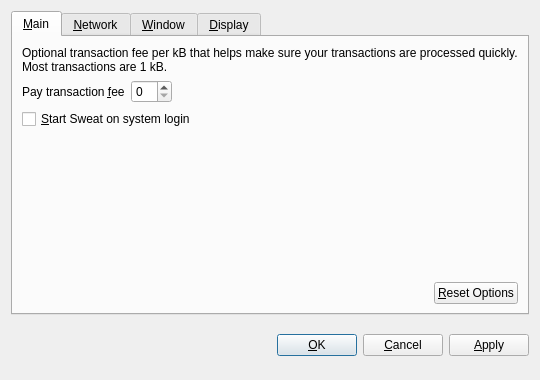
<?xml version="1.0" encoding="UTF-8"?>
<ui version="4.0">
 <class>OptionsDialog</class>
 <widget class="QDialog" name="OptionsDialog">
  <property name="geometry">
   <rect>
    <x>0</x>
    <y>0</y>
    <width>540</width>
    <height>380</height>
   </rect>
  </property>
  <property name="windowTitle">
   <string>Options</string>
  </property>
  <property name="modal">
   <bool>true</bool>
  </property>
  <layout class="QVBoxLayout" name="verticalLayout">
   <item>
    <widget class="QTabWidget" name="tabWidget">
     <property name="tabPosition">
      <enum>QTabWidget::North</enum>
     </property>
     <property name="currentIndex">
      <number>0</number>
     </property>
     <widget class="QWidget" name="tabMain">
      <attribute name="title">
       <string>&amp;Main</string>
      </attribute>
      <layout class="QVBoxLayout" name="verticalLayout_Main">
       <item>
        <widget class="QLabel" name="transactionFeeInfoLabel">
         <property name="text">
          <string>Optional transaction fee per kB that helps make sure your transactions are processed quickly. Most transactions are 1 kB.</string>
         </property>
         <property name="textFormat">
          <enum>Qt::PlainText</enum>
         </property>
         <property name="wordWrap">
          <bool>true</bool>
         </property>
        </widget>
       </item>
       <item>
        <layout class="QHBoxLayout" name="horizontalLayout_1_Main">
         <item>
          <widget class="QLabel" name="transactionFeeLabel">
           <property name="text">
            <string>Pay transaction &amp;fee</string>
           </property>
           <property name="textFormat">
            <enum>Qt::PlainText</enum>
           </property>
           <property name="buddy">
            <cstring>transactionFee</cstring>
           </property>
          </widget>
         </item>
         <item>
          <widget class="BitcoinAmountField" name="transactionFee"/>
         </item>
         <item>
          <spacer name="horizontalSpacer_1_Main">
           <property name="orientation">
            <enum>Qt::Horizontal</enum>
           </property>
           <property name="sizeHint" stdset="0">
            <size>
             <width>40</width>
             <height>20</height>
            </size>
           </property>
          </spacer>
         </item>
        </layout>
       </item>
       <item>
        <widget class="QCheckBox" name="bitcoinAtStartup">
         <property name="toolTip">
          <string>Automatically start Sweat after logging in to the system.</string>
         </property>
         <property name="text">
          <string>&amp;Start Sweat on system login</string>
         </property>
        </widget>
       </item>
       <item>
        <spacer name="verticalSpacer_Main">
         <property name="orientation">
          <enum>Qt::Vertical</enum>
         </property>
         <property name="sizeHint" stdset="0">
          <size>
           <width>20</width>
           <height>40</height>
          </size>
         </property>
        </spacer>
       </item>
       <item>
        <layout class="QHBoxLayout" name="horizontalLayout_2_Main">
         <item>
          <spacer name="horizontalSpacer_2_Main">
           <property name="orientation">
            <enum>Qt::Horizontal</enum>
           </property>
           <property name="sizeHint" stdset="0">
            <size>
             <width>40</width>
             <height>20</height>
            </size>
           </property>
          </spacer>
         </item>
         <item>
          <widget class="QPushButton" name="resetButton">
           <property name="toolTip">
            <string>Reset all client options to default.</string>
           </property>
           <property name="text">
            <string>&amp;Reset Options</string>
           </property>
           <property name="autoDefault">
            <bool>false</bool>
           </property>
          </widget>
         </item>
        </layout>
       </item>
      </layout>
     </widget>
     <widget class="QWidget" name="tabNetwork">
      <attribute name="title">
       <string>&amp;Network</string>
      </attribute>
      <layout class="QVBoxLayout" name="verticalLayout_Network">
       <item>
        <widget class="QCheckBox" name="mapPortUpnp">
         <property name="toolTip">
          <string>Automatically open the Sweat client port on the router. This only works when your router supports UPnP and it is enabled.</string>
         </property>
         <property name="text">
          <string>Map port using &amp;UPnP</string>
         </property>
        </widget>
       </item>
       <item>
        <widget class="QCheckBox" name="connectSocks">
         <property name="toolTip">
          <string>Connect to the Sweat network through a SOCKS proxy (e.g. when connecting through Tor).</string>
         </property>
         <property name="text">
          <string>&amp;Connect through SOCKS proxy:</string>
         </property>
        </widget>
       </item>
       <item>
        <layout class="QHBoxLayout" name="horizontalLayout_Network">
         <item>
          <widget class="QLabel" name="proxyIpLabel">
           <property name="text">
            <string>Proxy &amp;IP:</string>
           </property>
           <property name="textFormat">
            <enum>Qt::PlainText</enum>
           </property>
           <property name="buddy">
            <cstring>proxyIp</cstring>
           </property>
          </widget>
         </item>
         <item>
          <widget class="QValidatedLineEdit" name="proxyIp">
           <property name="maximumSize">
            <size>
             <width>140</width>
             <height>16777215</height>
            </size>
           </property>
           <property name="toolTip">
            <string>IP address of the proxy (e.g. 127.0.0.1)</string>
           </property>
          </widget>
         </item>
         <item>
          <widget class="QLabel" name="proxyPortLabel">
           <property name="text">
            <string>&amp;Port:</string>
           </property>
           <property name="textFormat">
            <enum>Qt::PlainText</enum>
           </property>
           <property name="buddy">
            <cstring>proxyPort</cstring>
           </property>
          </widget>
         </item>
         <item>
          <widget class="QLineEdit" name="proxyPort">
           <property name="maximumSize">
            <size>
             <width>55</width>
             <height>16777215</height>
            </size>
           </property>
           <property name="toolTip">
            <string>Port of the proxy (e.g. 9050)</string>
           </property>
          </widget>
         </item>
         <item>
          <widget class="QLabel" name="socksVersionLabel">
           <property name="text">
            <string>SOCKS &amp;Version:</string>
           </property>
           <property name="textFormat">
            <enum>Qt::PlainText</enum>
           </property>
           <property name="buddy">
            <cstring>socksVersion</cstring>
           </property>
          </widget>
         </item>
         <item>
          <widget class="QValueComboBox" name="socksVersion">
           <property name="toolTip">
            <string>SOCKS version of the proxy (e.g. 5)</string>
           </property>
          </widget>
         </item>
         <item>
          <spacer name="horizontalSpacer_Network">
           <property name="orientation">
            <enum>Qt::Horizontal</enum>
           </property>
           <property name="sizeHint" stdset="0">
            <size>
             <width>40</width>
             <height>20</height>
            </size>
           </property>
          </spacer>
         </item>
        </layout>
       </item>
       <item>
        <spacer name="verticalSpacer_Network">
         <property name="orientation">
          <enum>Qt::Vertical</enum>
         </property>
         <property name="sizeHint" stdset="0">
          <size>
           <width>20</width>
           <height>40</height>
          </size>
         </property>
        </spacer>
       </item>
      </layout>
     </widget>
     <widget class="QWidget" name="tabWindow">
      <attribute name="title">
       <string>&amp;Window</string>
      </attribute>
      <layout class="QVBoxLayout" name="verticalLayout_Window">
       <item>
        <widget class="QCheckBox" name="minimizeToTray">
         <property name="toolTip">
          <string>Show only a tray icon after minimizing the window.</string>
         </property>
         <property name="text">
          <string>&amp;Minimize to the tray instead of the taskbar</string>
         </property>
        </widget>
       </item>
       <item>
        <widget class="QCheckBox" name="minimizeOnClose">
         <property name="toolTip">
          <string>Minimize instead of exit the application when the window is closed. When this option is enabled, the application will be closed only after selecting Quit in the menu.</string>
         </property>
         <property name="text">
          <string>M&amp;inimize on close</string>
         </property>
        </widget>
       </item>
       <item>
        <spacer name="verticalSpacer_Window">
         <property name="orientation">
          <enum>Qt::Vertical</enum>
         </property>
         <property name="sizeHint" stdset="0">
          <size>
           <width>20</width>
           <height>40</height>
          </size>
         </property>
        </spacer>
       </item>
      </layout>
     </widget>
     <widget class="QWidget" name="tabDisplay">
      <attribute name="title">
       <string>&amp;Display</string>
      </attribute>
      <layout class="QVBoxLayout" name="verticalLayout_Display">
       <item>
        <layout class="QHBoxLayout" name="horizontalLayout_1_Display">
         <item>
          <widget class="QLabel" name="langLabel">
           <property name="text">
            <string>User Interface &amp;language:</string>
           </property>
           <property name="textFormat">
            <enum>Qt::PlainText</enum>
           </property>
           <property name="buddy">
            <cstring>lang</cstring>
           </property>
          </widget>
         </item>
         <item>
          <widget class="QValueComboBox" name="lang">
           <property name="toolTip">
            <string>The user interface language can be set here. This setting will take effect after restarting Sweat.</string>
           </property>
          </widget>
         </item>
        </layout>
       </item>
       <item>
        <layout class="QHBoxLayout" name="horizontalLayout_2_Display">
         <item>
          <widget class="QLabel" name="unitLabel">
           <property name="text">
            <string>&amp;Unit to show amounts in:</string>
           </property>
           <property name="textFormat">
            <enum>Qt::PlainText</enum>
           </property>
           <property name="buddy">
            <cstring>unit</cstring>
           </property>
          </widget>
         </item>
         <item>
          <widget class="QValueComboBox" name="unit">
           <property name="toolTip">
            <string>Choose the default subdivision unit to show in the interface and when sending coins.</string>
           </property>
          </widget>
         </item>
        </layout>
       </item>
       <item>
        <widget class="QCheckBox" name="displayAddresses">
         <property name="toolTip">
          <string>Whether to show Sweat addresses in the transaction list or not.</string>
         </property>
         <property name="text">
          <string>&amp;Display addresses in transaction list</string>
         </property>
        </widget>
       </item>
       <item>
        <spacer name="verticalSpacer_Display">
         <property name="orientation">
          <enum>Qt::Vertical</enum>
         </property>
         <property name="sizeHint" stdset="0">
          <size>
           <width>20</width>
           <height>40</height>
          </size>
         </property>
        </spacer>
       </item>
      </layout>
     </widget>
    </widget>
   </item>
   <item>
    <layout class="QHBoxLayout" name="horizontalLayout_Buttons">
     <item>
      <spacer name="horizontalSpacer_1">
       <property name="orientation">
        <enum>Qt::Horizontal</enum>
       </property>
       <property name="sizeHint" stdset="0">
        <size>
         <width>40</width>
         <height>48</height>
        </size>
       </property>
      </spacer>
     </item>
     <item>
      <widget class="QLabel" name="statusLabel">
       <property name="font">
        <font>
         <weight>75</weight>
         <bold>true</bold>
        </font>
       </property>
       <property name="text">
        <string/>
       </property>
       <property name="textFormat">
        <enum>Qt::PlainText</enum>
       </property>
       <property name="wordWrap">
        <bool>true</bool>
       </property>
      </widget>
     </item>
     <item>
      <spacer name="horizontalSpacer_2">
       <property name="orientation">
        <enum>Qt::Horizontal</enum>
       </property>
       <property name="sizeHint" stdset="0">
        <size>
         <width>40</width>
         <height>48</height>
        </size>
       </property>
      </spacer>
     </item>
     <item>
      <widget class="QPushButton" name="okButton">
       <property name="text">
        <string>&amp;OK</string>
       </property>
      </widget>
     </item>
     <item>
      <widget class="QPushButton" name="cancelButton">
       <property name="text">
        <string>&amp;Cancel</string>
       </property>
       <property name="autoDefault">
        <bool>false</bool>
       </property>
      </widget>
     </item>
     <item>
      <widget class="QPushButton" name="applyButton">
       <property name="text">
        <string>&amp;Apply</string>
       </property>
       <property name="autoDefault">
        <bool>false</bool>
       </property>
      </widget>
     </item>
    </layout>
   </item>
  </layout>
 </widget>
 <customwidgets>
  <customwidget>
   <class>BitcoinAmountField</class>
   <extends>QSpinBox</extends>
   <header>bitcoinamountfield.h</header>
  </customwidget>
  <customwidget>
   <class>QValueComboBox</class>
   <extends>QComboBox</extends>
   <header>qvaluecombobox.h</header>
  </customwidget>
  <customwidget>
   <class>QValidatedLineEdit</class>
   <extends>QLineEdit</extends>
   <header>qvalidatedlineedit.h</header>
  </customwidget>
 </customwidgets>
 <resources/>
 <connections/>
</ui>
